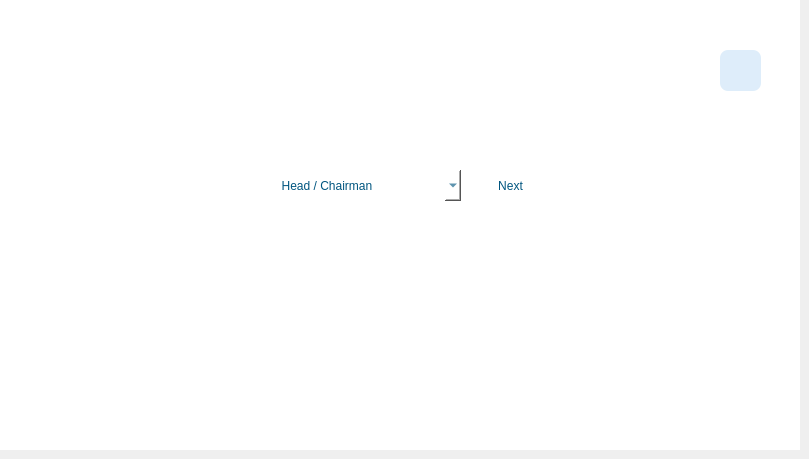
    <widget class="QWidget" name="dropdown">
     <widget class="QComboBox" name="comboBox">
      <property name="geometry">
       <rect>
        <x>270</x>
        <y>170</y>
        <width>191</width>
        <height>31</height>
       </rect>
      </property>
      <property name="styleSheet">
       <string notr="true">background-color: rgb(255, 255, 255);
border-color: rgb(255, 255, 255);
selection-color: rgb(0, 0, 0);
selection-background-color: rgb(255, 255, 255);
color: rgb(0, 85, 127);
font: 600 10pt &quot;Poppins SemiBold&quot;;
selection-color: rgb(0, 85, 127);
gridline-color: rgb(0, 85, 127);
border-radius: 5px;</string>
      </property>
      <item>
       <property name="text">
        <string>  Head / Chairman</string>
       </property>
      </item>
      <item>
       <property name="text">
        <string>  Supervisor</string>
       </property>
      </item>
      <item>
       <property name="text">
        <string>  Driver</string>
       </property>
      </item>
      <item>
       <property name="text">
        <string>  Student</string>
       </property>
      </item>
      <item>
       <property name="text">
        <string>  Bus Assistant</string>
       </property>
      </item>
      <item>
       <property name="text">
        <string>  Teacher</string>
       </property>
      </item>
      <item>
       <property name="text">
        <string>  Staff</string>
       </property>
      </item>
      <item>
       <property name="text">
        <string>  Guest</string>
       </property>
      </item>
     </widget>
     <widget class="QPushButton" name="pushButton">
      <property name="geometry">
       <rect>
        <x>470</x>
        <y>170</y>
        <width>81</width>
        <height>31</height>
       </rect>
      </property>
      <property name="styleSheet">
       <string notr="true">color: rgb(0, 85, 127);
border-color: rgb(255, 255, 255);
background-color: rgb(255, 255, 255);
font: 600 10pt &quot;Poppins SemiBold&quot;;
border-radius: 8px;</string>
      </property>
      <property name="text">
       <string>Next</string>
      </property>
      <property name="icon">
       <iconset resource="IMAGE.qrc">
        <normaloff>:/pic/images/Next.png</normaloff>:/pic/images/Next.png</iconset>
      </property>
     </widget>
     <widget class="QLabel" name="label_48">
      <property name="geometry">
       <rect>
        <x>0</x>
        <y>0</y>
        <width>800</width>
        <height>450</height>
       </rect>
      </property>
      <property name="styleSheet">
       <string notr="true">background-color: rgb(255, 255, 255);</string>
      </property>
      <property name="text">
       <string/>
      </property>
      <property name="pixmap">
       <pixmap>:/pic/G:/image/Drop.jpg</pixmap>
      </property>
      <property name="scaledContents">
       <bool>true</bool>
      </property>
     </widget>
     <widget class="QLabel" name="label_23">
      <property name="geometry">
       <rect>
        <x>0</x>
        <y>0</y>
        <width>800</width>
        <height>450</height>
       </rect>
      </property>
      <property name="styleSheet">
       <string notr="true">background-color: rgb(255, 255, 255);</string>
      </property>
      <property name="text">
       <string/>
      </property>
      <property name="pixmap">
       <pixmap resource="IMAGE.qrc">:/pic/images/wlcm.png</pixmap>
      </property>
      <property name="scaledContents">
       <bool>true</bool>
      </property>
     </widget>
     <widget class="QPushButton" name="pushButton_72">
      <property name="geometry">
       <rect>
        <x>720</x>
        <y>50</y>
        <width>41</width>
        <height>41</height>
       </rect>
      </property>
      <property name="styleSheet">
       <string notr="true">color: rgb(0, 85, 127);
border-color: rgb(255, 255, 255);
background-color: rgb(222, 237, 250);
font: 600 10pt &quot;Poppins SemiBold&quot;;
border-radius: 8px;</string>
      </property>
      <property name="text">
       <string/>
      </property>
      <property name="icon">
       <iconset resource="IMAGE.qrc">
        <normaloff>:/pic/images/info.png</normaloff>:/pic/images/info.png</iconset>
      </property>
      <property name="iconSize">
       <size>
        <width>33</width>
        <height>33</height>
       </size>
      </property>
     </widget>
     <zorder>label_48</zorder>
     <zorder>label_23</zorder>
     <zorder>comboBox</zorder>
     <zorder>pushButton</zorder>
     <zorder>pushButton_72</zorder>
    </widget>
